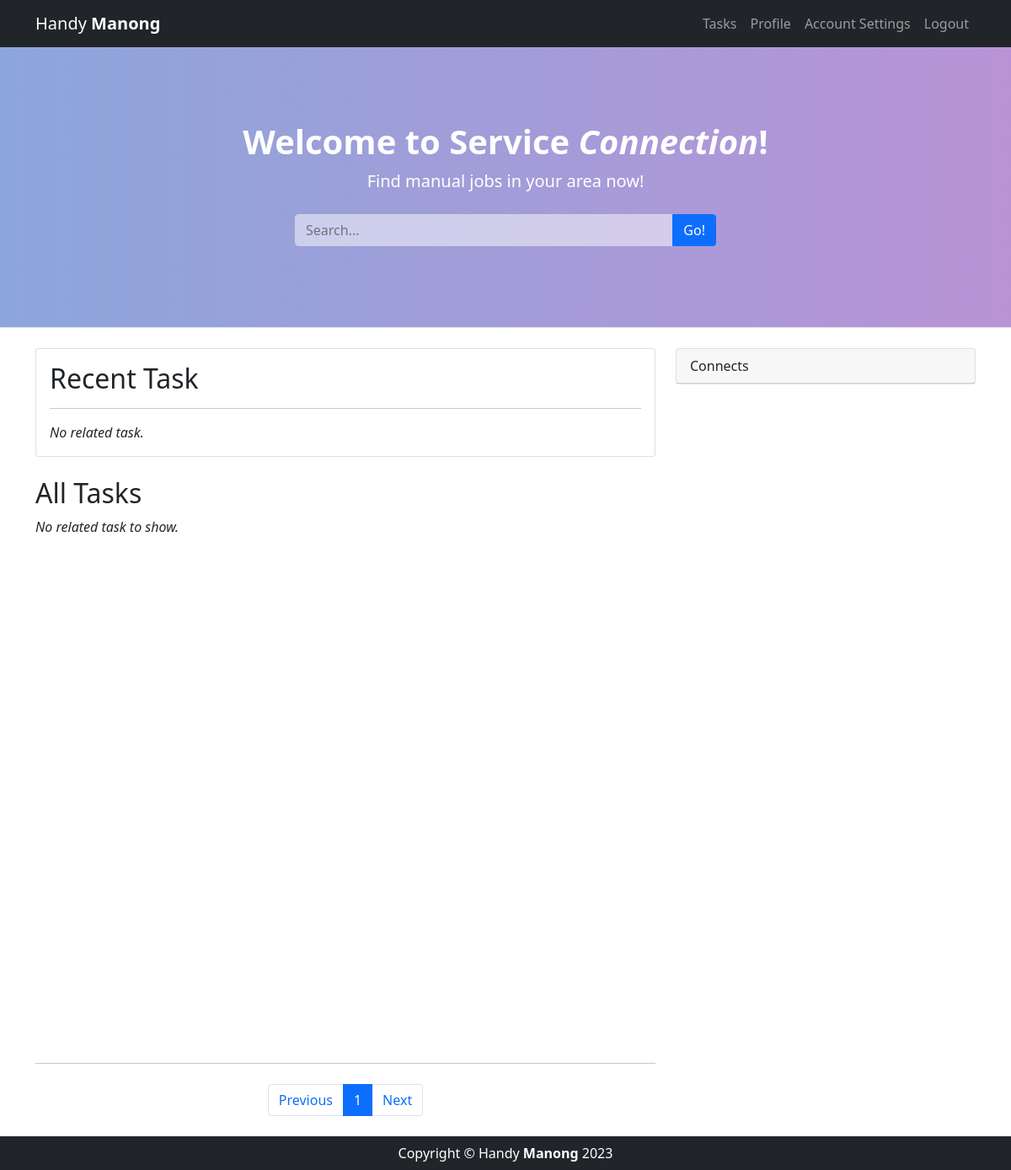
/main/timeline.php (signed in), run on an earlier commit of the app's database.
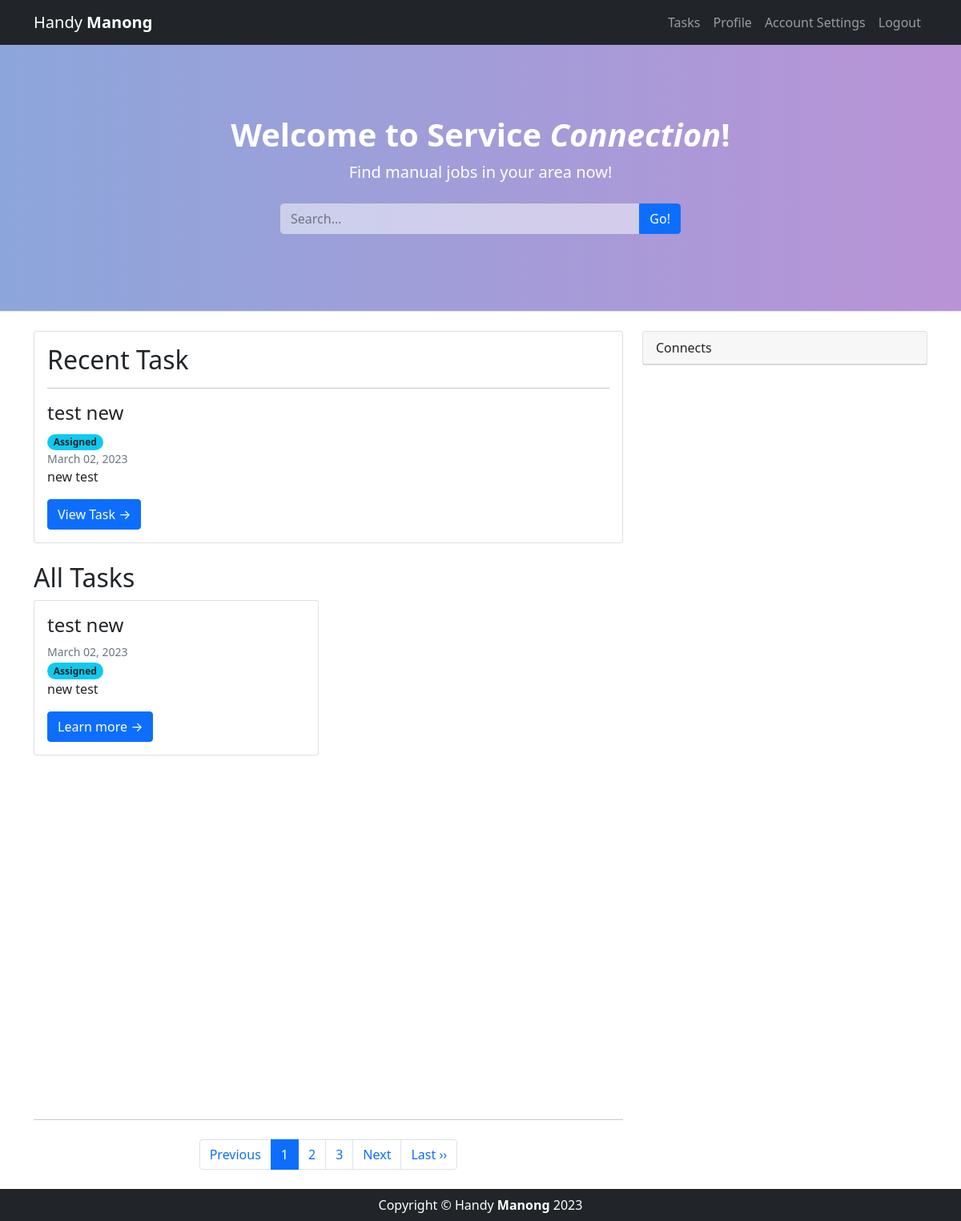
And on a later commit of the database.
### tables this page shows
CREATE TABLE `tbl_task` (
  `id` int(128) NOT NULL,
  `task_finder` varchar(128) NOT NULL,
  `task_category` varchar(128) NOT NULL,
  `task_status` varchar(128) NOT NULL DEFAULT 'Pending',
  `task_desc` varchar(128) NOT NULL,
  `task_provider` int(128) DEFAULT NULL,
  `task_date` date NOT NULL DEFAULT current_timestamp(),
  `task_location` varchar(128) NOT NULL,
  `task_title` varchar(128) NOT NULL
);

### main/timeline.php (the view, shortened to what the changed rows need)
<!DOCTYPE html>
<html lang="en">
    <head>
        <link href="styles.css" rel="stylesheet" />
        <link href="main.css" rel="stylesheet" />
    </head>
    <body>
        <header class="mt-5 py-5 bg-light border-bottom mb-4 text-white">
            <div class="container">
                <div class="text-center my-5">
                    <h1 class="fw-bolder">Welcome to Service <em>Connection</em>!</h1>
                    <br>
                </div>
            </div>
        </header>
        <div class="container">
            <div class="row">
                <div class="col-lg-8">
                    <?php
                    if(isset($_POST["search"])){
                        echo "<h2 class=\"card-title\">Task</h2>";
                    echo "<div class=\"row row-cols-1 row-cols-md-2\">";
                            require_once "../includes/connect.php";
                            $id = $_SESSION["id"];
                            $search = $_POST['search'];
                            $category = $_SESSION["category"];
                            $sql = "SELECT * FROM `tbl_task` WHERE ((task_title LIKE '%$search%') OR (task_desc LIKE '%$search%')) AND task_category = like '%$category%' AND task_provider = $id ORDER BY id DESC";
                            $result = mysqli_query($conn, $sql);
                                $num = mysqli_num_rows($result);
                                if($num == 0) {
                                    echo "<i mb-5>No related task to show.</i>";
                                }else{
                                    while($row = mysqli_fetch_array($result)){
                                        echo "<div class=\"col\">";
                                        echo "<div class=\"card mb-4\">";
                                        echo "<div class=\"card-body\">";
                                        $date=date_create($row['task_date']);
                                        echo "<h2 class=\"card-title h4\">".$row['task_title']."</h2>";
                                        echo "<div class=\"small text-muted\">".date_format($date,"F d, Y")."</div>";
                                        if($row['task_status']=='Pending'){
                                            echo "<span class=\"badge rounded-pill bg-warning text-dark\">".$row['task_status']."</span>";
                                        }elseif($row['task_status']=='Assigned'){
                                            echo "<span class=\"badge rounded-pill bg-info text-dark\">".$row['task_status']."</span>";
                                        }elseif($row['task_status']=='Rejected'){
                                            echo "<span class=\"badge rounded-pill bg-danger\">".$row['task_status']."</span>";
                                        }elseif($row['task_status']=='Done'){
                                            echo "<span class=\"badge rounded-pill bg-success\">".$row['task_status']."</span>";
                                        }else{
                                            header("location: finder.php?error=undefine");
                                        }
                                        echo "<p class=\"card-text related\">".$row['task_desc']."</p>";
                                        echo "<a class=\"btn btn-primary\" href=\"task-view.php?uid=".$_SESSION["id"]."&tid=".$row['id']."&category=".$row['task_category']."\">Learn more →</a>";
                                        echo "</div>";
                                        echo "</div>";
                                        echo "</div>";
                                    }
                                }
                    echo "</div>";
                    }else{
                        echo "<div class=\"card mb-4\">";
                        echo "<div class=\"card-body\">";
                            echo "<h2 class=\"card-title\">Recent Task</h2>";
                            echo "<hr>";
                                require_once "../includes/connect.php";
                                $id = $_SESSION["id"];
                                $category = $_SESSION["category"];
                                $sql = "SELECT * FROM `tbl_task` WHERE task_category LIKE '%$category%' AND task_provider = $id ORDER BY id DESC LIMIT 1 ";
                                $result = mysqli_query($conn, $sql);
                                $num = mysqli_num_rows($result);
                                if($num == 0) {
                                    echo "<i>No related task.</i>";
                                }else{
                                    while($row = mysqli_fetch_array($result)){
                                        echo "<h2 class=\"card-title h4 position-relative\">".stripslashes($row['task_title'])."</h2>";
                                        if($row['task_status']=='Pending'){
                                            echo "<span class=\"badge rounded-pill bg-warning text-dark\">".$row['task_status']."</span>";
                                        }elseif($row['task_status']=='Assigned'){
                                            echo "<span class=\"badge rounded-pill bg-info text-dark\">".$row['task_status']."</span>";
                                        }elseif($row['task_status']=='Rejected'){
                                            echo "<span class=\"badge rounded-pill bg-danger\">".$row['task_status']."</span>";
                                        }elseif($row['task_status']=='Done'){
                                            echo "<span class=\"badge rounded-pill bg-success\">".$row['task_status']."</span>";
                                        }else{
                                            header("location: finder.php?error=undefine");
                                        }
                                        $date=date_create($row['task_date']);
                                        echo "<div class=\"small text-muted\">".date_format($date,"F d, Y")."</div>";
                                        echo "<p class=\"card-text related\">".stripslashes($row['task_desc'])."</p>";
                                        echo "<a class=\"btn btn-primary\" href=\"task-view.php?uid=".$_SESSION["id"]."&tid=".$row['id']."&category=".$row['task_category']."\">View Task →</a>";
                                    }
                                }
                        echo"</div>";
                    echo "</div>";
                    echo "<h2 class=\"card-title\">All Tasks</h2>";
                    echo "<div class=\"row row-cols-1 row-cols-md-2 mb-5\" style=\"overflow-x: hidden;overflow-y: auto;height:600px;\">";
                    require_once "../includes/connect.php";
                    if (isset($_GET['page_no']) && $_GET['page_no']!="") {
                        $page_no = $_GET['page_no'];
                    }else {
                        $page_no = 1;
                    }
                    $total_records_per_page = 4;
                    $offset = ($page_no-1) * $total_records_per_page;
                    $result_count = mysqli_query($conn,"SELECT COUNT(*) As total_records FROM tbl_task");
                    $total_records = mysqli_fetch_array($result_count);
                    $total_records = $total_records['total_records'];
                    $total_no_of_pages = ceil($total_records / $total_records_per_page);
                            $id = $_SESSION["id"];
                            $category = $_SESSION["category"];
                            $sql = "SELECT * FROM `tbl_task` WHERE task_category like '%$category%' AND task_provider = $id ORDER BY id DESC LIMIT $offset, $total_records_per_page";
                            $result = mysqli_query($conn, $sql);
                                $num = mysqli_num_rows($result);
                                if($num == 0) {
                                    echo "<i mb-5>No related task to show.</i>";
                                }else{
                                    while($row = mysqli_fetch_array($result)){
                                        echo "<div class=\"col\">";
                                        echo "<div class=\"card mb-4\">";
                                        echo "<div class=\"card-body\">";
                                        $date=date_create($row['task_date']);
                                        echo "<h2 class=\"card-title h4\">".$row['task_title']."</h2>";
                                        echo "<div class=\"small text-muted\">".date_format($date,"F d, Y")."</div>";
                                        if($row['task_status']=='Pending'){
                                            echo "<span class=\"badge rounded-pill bg-warning text-dark\">".$row['task_status']."</span>";
                                        }elseif($row['task_status']=='Assigned'){
                                            echo "<span class=\"badge rounded-pill bg-info text-dark\">".$row['task_status']."</span>";
                                        }elseif($row['task_status']=='Rejected'){
                                            echo "<span class=\"badge rounded-pill bg-danger\">".$row['task_status']."</span>";
                                        }elseif($row['task_status']=='Done'){
                                            echo "<span class=\"badge rounded-pill bg-success\">".$row['task_status']."</span>";
                                        }else{
                                            header("location: finder.php?error=undefine");
                                        }
                                        echo "<p class=\"card-text related\">".$row['task_desc']."</p>";
                                        echo "<a class=\"btn btn-primary\" href=\"task-view.php?tid=".$row['id']."\">Learn more →</a>";
                                        echo "</div>";
                                        echo "</div>";
                                        echo "</div>";
                                    }
                                }
                    echo "</div>";
                    }
                    ?>
                    <nav aria-label="Pagination">
                    <ul class="pagination justify-content-center my-4">
                        <?php
                            if ($total_no_of_pages <= 10){
                                for ($counter = 1; $counter <= $total_no_of_pages; $counter++){
                                    if ($counter == $page_no) {
                                echo "<li class='page-item active'><a class='page-link'>$counter</a></li>";
                                        }else{
                                echo "<li class='page-item'><a class='page-link' href='?page_no=$counter'>$counter</a></li>";
                                        }
                                }
                        }
                    ?>
                        <?php if($page_no < $total_no_of_pages){
                            echo "<li class='page-item'><a class='page-link' href='?page_no=$total_no_of_pages'>Last &rsaquo;&rsaquo;</a></li>";
                            } ?>
                    </ul>
                </nav>
                </div>
            </div>
        </div>
    </body>
</html>

What changed in the data, as far as the page shows it:
added tbl_task: task_title "test new", task_status "Assigned", task_date "March 02, 2023", task_desc "new test"
Also different on the page:
new list line: "2"
new list line: "3"
text no longer shown: "No related task. No related task to show."
text now shown: "Last ››"
